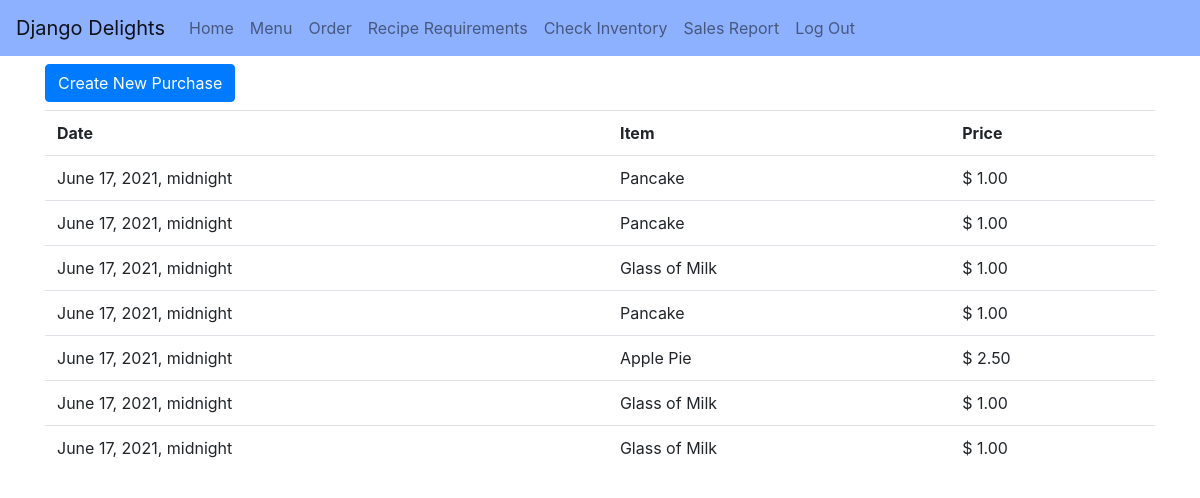
The app's page /purchases/ (signed in), older data.
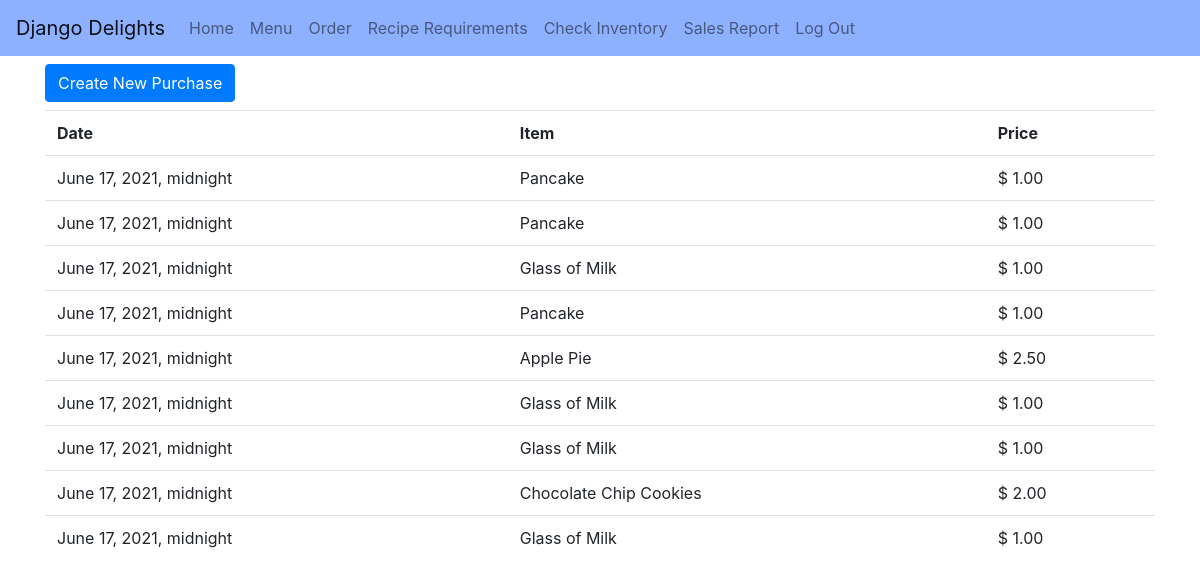
The same page, newer data.
### inventory/models.py (models this page shows, shortened)
class Purchase(models.Model):
    creation_date = models.DateTimeField(default=datetime.date.today)
    menu_item = models.ForeignKey(MenuItem, on_delete=models.CASCADE, default=1)

class MenuItem(models.Model):
    name = models.CharField(max_length=100)
    description = models.CharField(max_length=1000)
    price = models.DecimalField(max_digits=10, decimal_places=2)
    picture = models.CharField(max_length=250); # Link to picture
    def __str__(self) -> str:
        return self.name

### inventory/views.py (the view)
# urls.py: path('purchases/', views.PurchaseList.as_view(), name='purchases'),
class PurchaseList(LoginRequiredMixin, ListView):
    model = Purchase
    context_object_name = 'purchase_list'
    template_name = 'inventory/purchase_list.html'

### inventory/templates/inventory/purchase_list.html
{% extends './base.html' %}
{% block content %}
<div class="container">
    <a class="btn btn-primary my-2" href="{% url 'purchasecreate' %}">Create New Purchase</a>
    <div class="row">
        <div class="col">
            <table class="table">
                <tr>
                    <th>Date</th>
                    <th>Item</th>
                    <th>Price</th>
                </tr>
                {% for purchase in purchase_list %}
                <tr>
                    <td>{{ purchase.creation_date }}</td>
                    <td>{{ purchase.menu_item }}</td>
                    <td>$ {{ purchase.menu_item.price }}</td>
                </tr>
                {% endfor %}
            </table>
        </div>
    </div>
</div>
{% endblock %}

Row changes from the older to the newer data that the page shows:
added Purchase: creation_date "June 17, 2021, midnight", menu_item "Chocolate Chip Cookies", menu_item.price "2.00"
added Purchase: creation_date "June 17, 2021, midnight", menu_item "Glass of Milk", menu_item.price "1.00"
